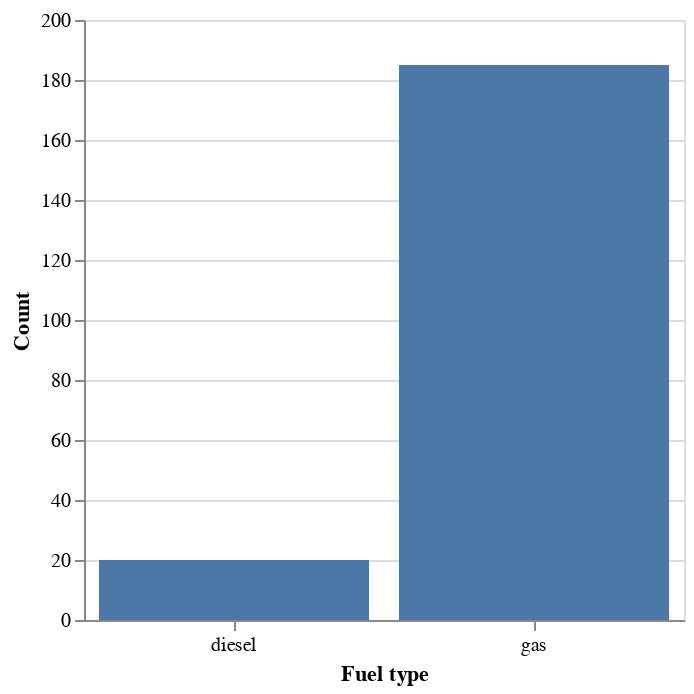

Here is the notebook cell this chart was saved with:
### Markdown cell above
Rotating x-axis labels

### Code cell
alt.Chart(df).mark_bar().encode(
    alt.X('fuel_type:N', axis=alt.Axis(title='Fuel type', labelAngle=0)),
    alt.Y('count()', title='Count')
).properties(width=300)

### Figure 1 — Vega-Lite specification as saved in the notebook (floating-point values rounded to 4 significant figures; data arrays with more than 128 entries replaced by an {"elided": "..."} marker saying what was removed)
{"config": {"view": {"continuousWidth": 300, "continuousHeight": 300}}, "data": {"name": "data-387f081f80cceeb89d7db8f93752da3d"}, "mark": {"type": "bar"}, "encoding": {"x": {"axis": {"labelAngle": 0, "title": "Fuel type"}, "field": "fuel_type", "type": "nominal"}, "y": {"aggregate": "count", "title": "Count", "type": "quantitative"}}, "width": 300, "$schema": "https://vega.github.io/schema/vega-lite/v5.16.3.json", "datasets": {"data-387f081f80cceeb89d7db8f93752da3d": {"elided": "205 records"}}}
